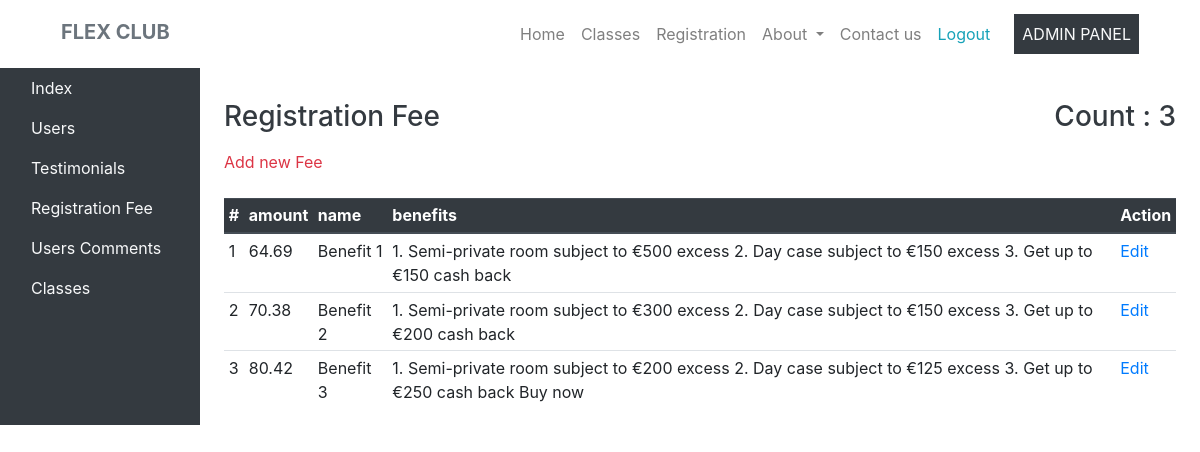
Screenshot of /registration_edit.php (signed in) with the database file from the repository.
### tables this page shows
CREATE TABLE `fee` (
  `id` int(11) NOT NULL,
  `amount` double NOT NULL,
  `name` varchar(255) NOT NULL,
  `benefits` text NOT NULL
);

### registration_edit.php (the view, shortened to what this page needs)
<?php
include ('header.php');
?>
    <div class="container-fluid">
        <div class="row">
            <?php
            include_once('admin_panel_sidebar.php');
            ?>
            <main role="main" class="col-md-9 ml-sm-auto col-lg-10 pt-3 px-4">
                <?php
                $sql = "SELECT COUNT(*) FROM fee";
                $result = mysqli_query($connection, $sql);
                if (!is_null($result)) {
                    $row = $result->fetch_assoc();
                    $features_count = $row['COUNT(*)'];
                }
                ?>
                <h3 class="mt-3 mb-3 text-dark">Registration Fee<span class="float-right">
                        <?php echo "Count : " . $features_count; ?></span>
                </h3>
                <a class="text-decoration-none text-danger" mb-3" href="./registration_edit.php?new">
                    Add new Fee
                </a>
                <br>
                <br>
                <div class="table-responsive">
                    <table class="table  table-sm">
                        <thead class="thead-dark">
                        <tr>
                            <th>#</th>
                            <th>amount</th>
                            <th>name</th>
                            <th>benefits</th>
                            <th>Action</th>
                        </tr>
                        </thead>
                        <tbody>
                        <?php
                        $query = "SELECT * FROM fee";
                        $result = mysqli_query($connection, $query);
                        if (!is_null($result)) {
                            if ($result->num_rows > 0) {
                                while ($row = $result->fetch_assoc()) {
                                    echo '
                                        <tr>
                                            <td>' . $row["id"] . '</td>
                                            <td>' . $row["amount"] . '</td>
                                            <td>' . $row["name"] . '</td>
                                            <td>' . $row["benefits"] . '</td>
                                            <td><a href="registration_edit.php?id=' . $row["id"] . '">Edit</a></td>
                                        </tr>';
                                }
                            }
                        }
                        ?>
                        </tbody>
                    </table>
                </div>
            </main>
        </div>
    </div>

### css/style.css (style rules this page uses)
html { height: 100%; }

### rows the page displays
fee: id "1", amount "64.69", name "Benefit 1", benefits "1. Semi-private room subject to €500 excess 2. Day case subject to €150 excess 3. Get up to €150 cash back"
fee: id "2", amount "70.38", name "Benefit 2", benefits "1. Semi-private room subject to €300 excess 2. Day case subject to €150 excess 3. Get up to €200 cash back"
fee: id "3", amount "80.42", name "Benefit 3", benefits "1. Semi-private room subject to €200 excess 2. Day case subject to €125 excess 3. Get up to €250 cash back Buy now"

### other values shown
$features_count "3"
